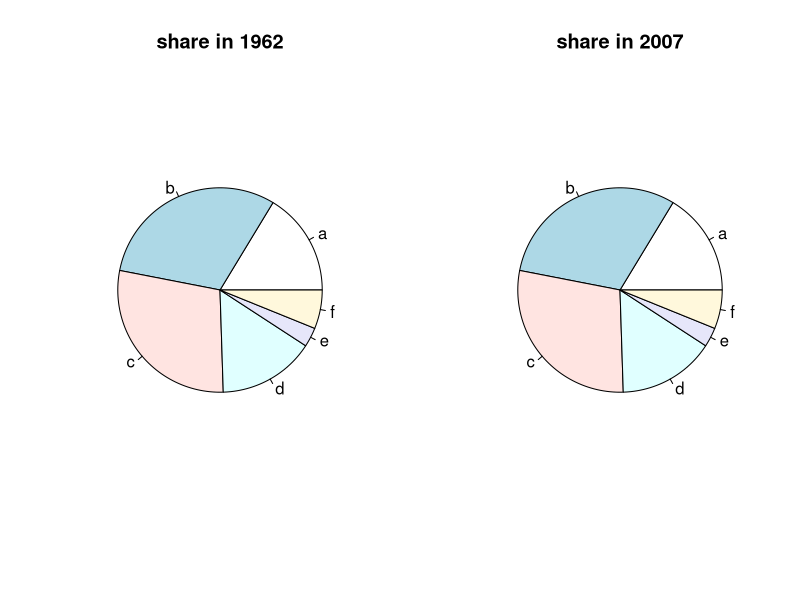
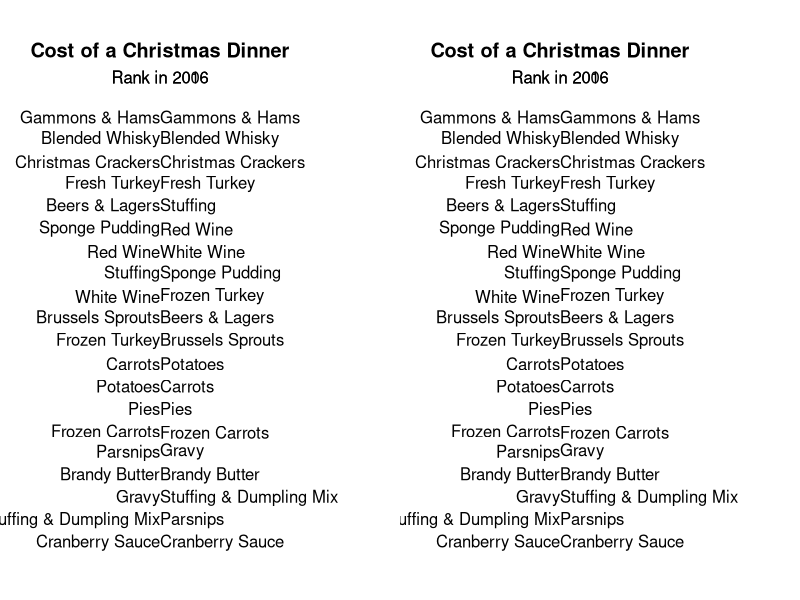

Write R code to recreate these figures, in order.
## ---- chunk 1
knitr::opts_chunk$set(echo = TRUE)
## ---- chunk 2
par(mfrow=c(1,2))
p1962= c(16,30,28,15,3,6)
lbl1962=c("a","b","c","d","e","f")
pie(p1962, labels=lbl1962, main ="share in 1962")
p2007=c(36,29,16,9,8,3)
lbl2007=c("a","b","c","d","e","f")
pie(p1962, labels=lbl2007, main = "share in 2007")
## ---- chunk 3
library(plotrix)
library(dplyr)
infl = read.csv("christmas_dinner_prices.csv")[-21,]
infl.plt=cbind(infl[,2], infl[,12])
infl= mutate(infl, growth=((infl[,12]-infl[,2])/infl[,2])*100)
rownames(infl.plt)=infl[,1]
colnames(infl.plt)=c("Rank in 2006","Rank in 2016")
bumpchart(infl.plt, mar =c(2,8,5,12), col=ifelse(infl$growth>0,"#8c510a","#01665e"), main ="Cost of a Christmas Dinner")
## ---- chunk 4
rownames(infl.plt)=infl[,1]
colnames(infl.plt)=c("Rank in 2006","Rank in 2016")
bumpchart(infl.plt, mar =c(2,8,5,12), col=ifelse(infl$growth>0,"#8c510a","#01665e"), main ="Cost of a Christmas Dinner")
## ---- chunk 5
bmp= function (y, top.labels = colnames(y), labels = rownames(y), 
          rank = TRUE, mar = c(2, 8, 5, 8), pch = 19, col = par("fg"), 
          lty = 1, lwd = 1, arrows = FALSE, ...) 
{
  if (missing(y)) 
    stop("Usage: bumpchart(y,top.labels,labels,...)")
  ydim <- dim(y)
  if (is.null(ydim)) 
    stop("y must be a matrix or data frame")
  oldmar <- par("mar")
  par(mar = mar)
  if (rank) 
    y <- apply(y, 2, rank)
  labels <- rev(labels)
  pch = rev(pch)
  col = rev(col)
  lty = rev(lty)
  lwd = rev(lwd)
  y <- apply(y, 2, rev)
  if (arrows) {
    matplot(t(y), ylab = "", type = "p", pch = pch, col = col, 
            axes = FALSE)
    for (row in 1:(ydim[2] - 1)) p2p_arrows(rep(row, ydim[1]), 
                                            y[, row], rep(row + 1, ydim[1]), y[, row + 1], col = col, 
                                            lty = lty, lwd = lwd, ...)
  }
  else matplot(t(y), ylab = "", type = "b", pch = pch, col = col, 
               lty = lty, lwd = lwd, axes = FALSE, ...)
  par(xpd = TRUE)
  xylim <- par("usr")
  minspacing <- strheight("M") * 1.5
  text(1:ydim[2], xylim[4], top.labels)
  labelpos <- spreadout(y[, 1], minspacing)
  text(xylim[1], labelpos, labels, adj = 1,cex=0.5) # added cex for labels
  labelpos <- spreadout(y[, ydim[2]], minspacing)
  text(xylim[2], labelpos, labels, adj = 0,cex=0.5) # added cex for labels
  par(mar = oldmar, xpd = FALSE)
}
